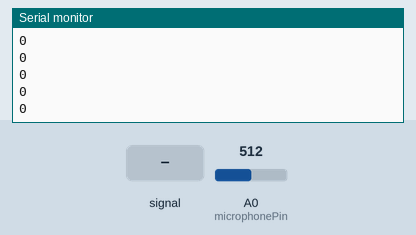
Simulated run of this sketch. Board: Arduino Uno, built with avr-gcc and run on an emulated ATmega328P. Parts: the last lines printed to the serial monitor. The test bench sets the inputs (shaded band); at power-on: A0 (microphonePin) = 512.

Above: at 1.2 s.
1.3 s: A0 (microphonePin) fed a 200 Hz sine of ±81 counts around its level
At 1.55 s:
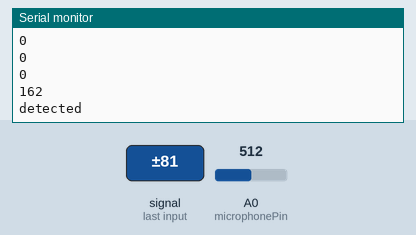
3.1 s: A0 (microphonePin) fed a 1000 Hz sine of ±255 counts around its level
At 3.24 s:
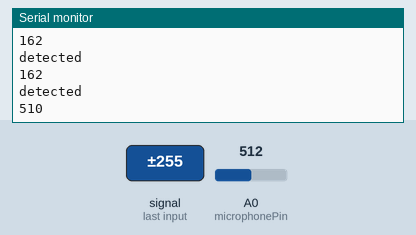
Timing chart, 0 to 6.1 s (numbered marks = the images above; inputs shaded):
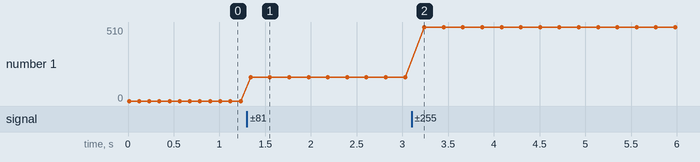

The sketch:

MicrophoneTest.ino
```cpp
const int microphonePin = A0;
const int threshold = 10;

void setup() {
  Serial.begin(9600);
}

void loop(){
  int mn = 1024;
  int mx = 0;

  for (int i = 0; i < 100; ++i) {
    int val = analogRead(microphonePin);
    mn = min(mn, val);
    mx = max(mx, val);
  }

  int delta = mx - mn;

  Serial.println(delta);
  delay(100);
  if (delta > threshold) {
    Serial.println("detected");
    delay(100);
  }
}
```

Measured:
- after the input at 1.3 s, the serial monitor: prints a new line at once (image 1)
- after the input at 3.1 s, the serial monitor: prints a new line after 0.14 s (image 2)
- plotted number 1: 0 → 162 after the input at 1.3 s, 162 → 508 after the input at 3.1 s
